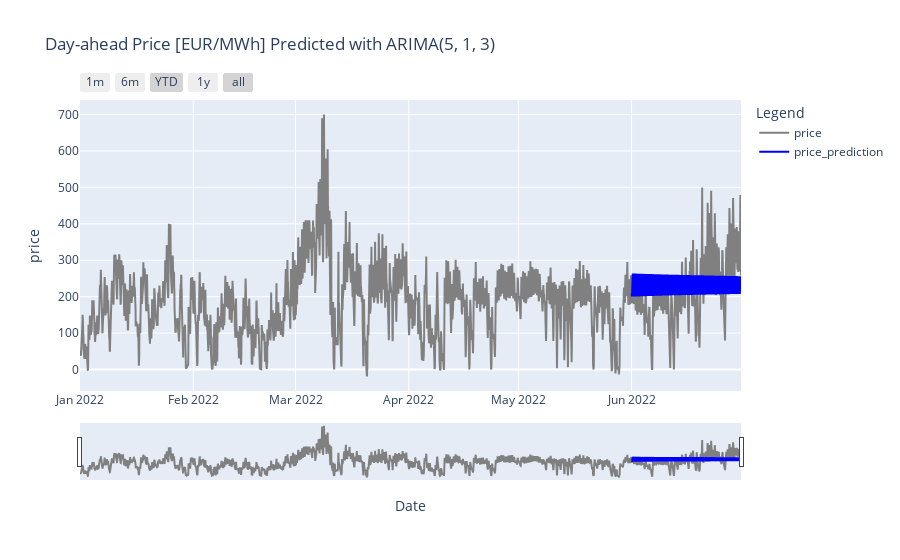

The code cell stored with this chart in its notebook:
### Code cell
# print(f"Best params obtain: ARIMA({p}, {d}, {q})")
arima_obj.run_ARIMA(5, 1, 3)
arima_obj.get_forecast()
arima_obj.plot_forecast()
arima_obj.get_mae_rmse()

### Figure 1 — Plotly figure (JSON) as saved in the notebook; plotly's stock layout.template omitted (floating-point values rounded to 4 significant figures; data arrays with more than 128 entries replaced by an {"elided": "..."} marker saying what was removed)
{"data": [{"line": {"color": "grey"}, "name": "price", "type": "scatter", "x": {"elided": "4344 str values"}, "y": {"elided": "4344 float values"}}, {"line": {"color": "blue"}, "name": "price_prediction", "type": "scatter", "x": {"elided": "4344 str values"}, "y": {"elided": "4344 float values"}}], "layout": {"font": {"size": 12}, "hovermode": "x unified", "legend": {"title": {"text": "Legend"}}, "title": {"text": "Day-ahead Price [EUR/MWh] Predicted with ARIMA(5, 1, 3)"}, "xaxis": {"anchor": "y", "domain": [0, 1], "rangeselector": {"buttons": [{"count": 1, "label": "1m", "step": "month", "stepmode": "backward"}, {"count": 6, "label": "6m", "step": "month", "stepmode": "backward"}, {"count": 1, "label": "YTD", "step": "year", "stepmode": "todate"}, {"count": 1, "label": "1y", "step": "year", "stepmode": "backward"}, {"step": "all"}]}, "rangeslider": {"visible": true}, "title": {"text": "Date"}}, "yaxis": {"anchor": "x", "domain": [0, 1], "title": {"text": "price"}}}}
